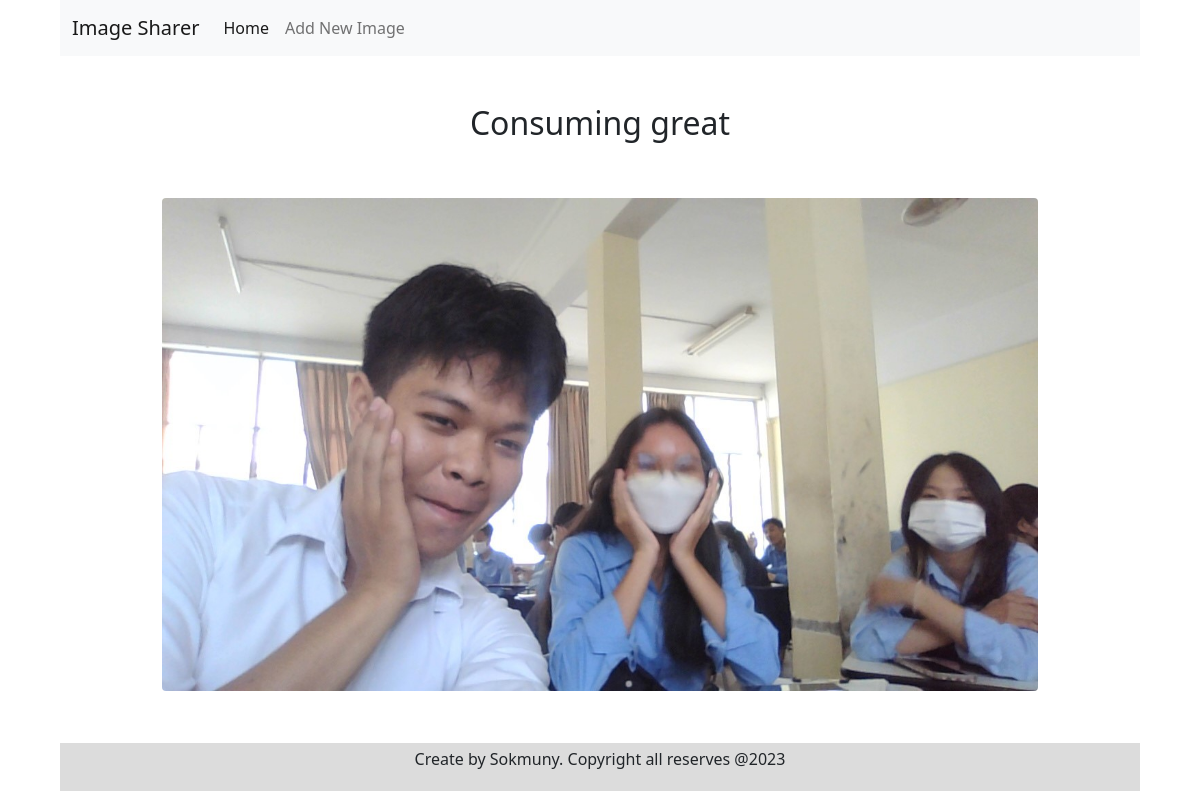
/detail/8/, run on the app's committed database.
### feed/models.py (models this page shows, shortened)
class Post(models.Model):
    text = models.CharField(max_length=140, blank=False, null=False)
    image = ImageField()

### feed/views.py (the view)
# urls.py: path('detail/<int:pk>/', PostDetailView.as_view(), name="detail"),
class PostDetailView(DetailView):
    template_name = "detail.html"
    model = Post

### templates/detail.html (shortened to what this page needs)
{% extends "base.html" %}
{% block body %}
    <div class="row">
        <div class="col-sm-10 offset-sm-1 py-5">
            <center><h2>{{ object.text }}</h2></center><br><br>
            <center><img src="{{ object.image.url }}" class="img-fluid rounded"></center>
        </div>
    </div>
{% endblock %}

### templates/base.html (style rules this page uses)
body { width: 90%; margin: auto; }

### data on the page
Post: text "Consuming great", image (picture)
